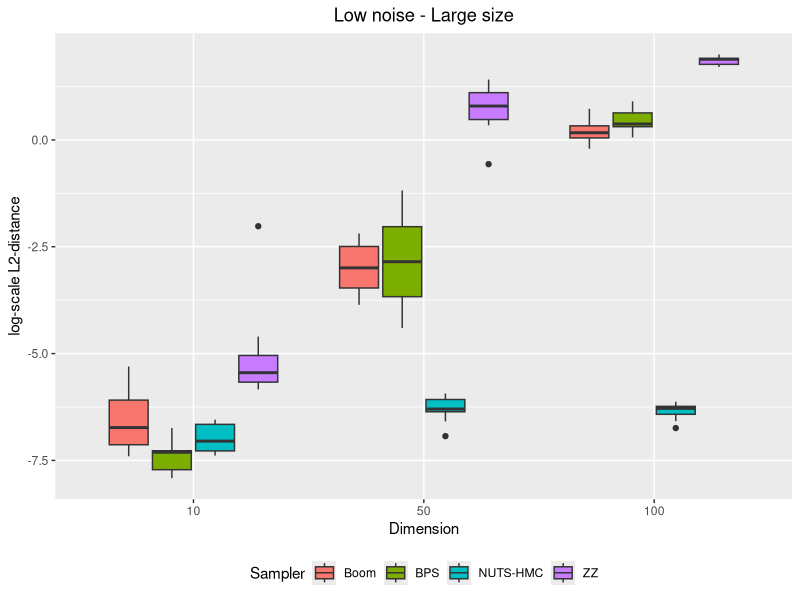

This chart was generated by the following R code:
# plot by number of dimensions
library(ggplot2)

distances_bk_d10_n1000_slow = read.csv("distances_bk_d10_n1000_slow.csv")
distances_zz_d10_n1000_slow = read.csv("distances_zz_d10_n1000_slow.csv")
distances_hmc_d10_n1000_slow = read.csv("distances_hmc_d10_n1000_slow.csv")
distances_bps_d10_n1000_slow = read.csv("distances_bps_d10_n1000_slow.csv")
distances_bk_d50_n1000_slow = read.csv("distances_bk_d50_n1000_slow.csv")
distances_zz_d50_n1000_slow = read.csv("distances_zz_d50_n1000_slow.csv")
distances_hmc_d50_n1000_slow = read.csv("distances_hmc_d50_n1000_slow.csv")
distances_bps_d50_n1000_slow = read.csv("distances_bps_d50_n1000_slow.csv")
distances_bk_d100_n10000_slow = read.csv("distances_bk_d100_n10000_slow.csv")
distances_zz_d100_n10000_slow = read.csv("distances_zz_d100_n10000_slow.csv")
distances_hmc_d100_n10000_slow = read.csv("distances_hmc_d100_n10000_slow.csv")
distances_bps_d100_n10000_slow = read.csv("distances_bps_d100_n10000_slow.csv")

#dataframe creation 
distances_d10 = c(distances_bk_d10_n1000_slow$X0,distances_bps_d10_n1000_slow$X0,distances_zz_d10_n1000_slow$X0,distances_hmc_d10_n1000_slow$X0)
distances_d50 = c(distances_bk_d50_n1000_slow$X0,distances_bps_d50_n1000_slow$X0,distances_zz_d50_n1000_slow$X0,distances_hmc_d50_n1000_slow$X0)
distances_d100 = c(distances_bk_d100_n10000_slow$X0,distances_bps_d100_n10000_slow$X0,distances_zz_d100_n10000_slow$X0,distances_hmc_d100_n10000_slow$X0)
distances_val = log(c(distances_d10, distances_d50, distances_d100))
distances = c("10", "50", "100")
d_val = rep(distances, each=40)
samplers = c("Boom", "BPS", "ZZ", "NUTS-HMC")
s_val = c(rep(samplers, each=10),rep(samplers, each=10),rep(samplers, each=10))

df = data.frame(d_val, distances_val, s_val)

#plot 
png("distances_by_dimension_nlar_slow.png", units="in", width=5, height=5, res=600)
ggplot(df, aes(x=factor(d_val, level=c("10", "50", "100")), y=distances_val, fill=s_val)) + 
  geom_boxplot() + xlab("Dimension") + ylab("log-scale L2-distance") + ggtitle("Low noise - Large size")+ labs(fill='Sampler') + theme(plot.title = element_text(hjust = 0.5), legend.position="bottom")
dev.off()